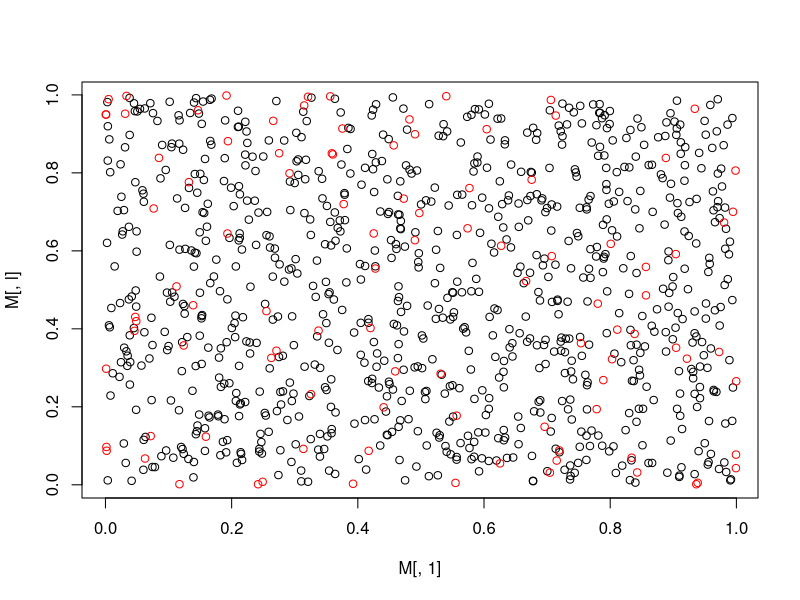
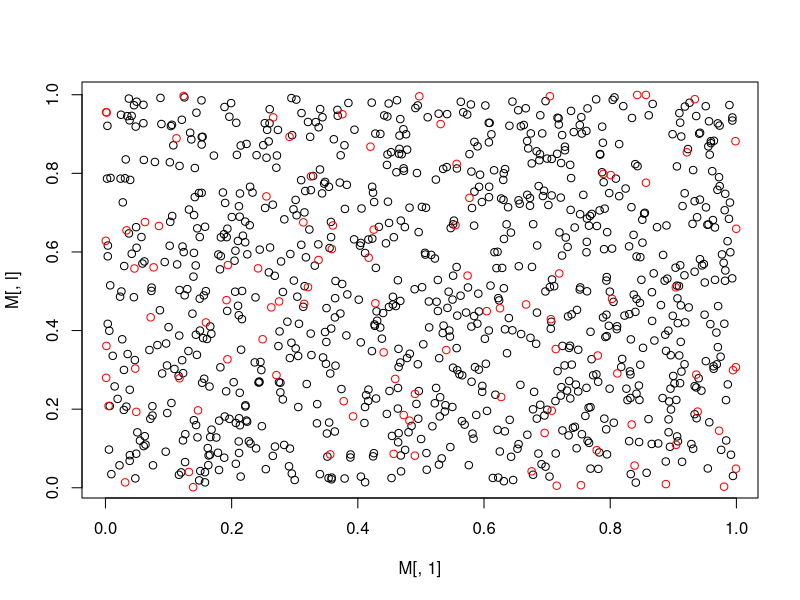
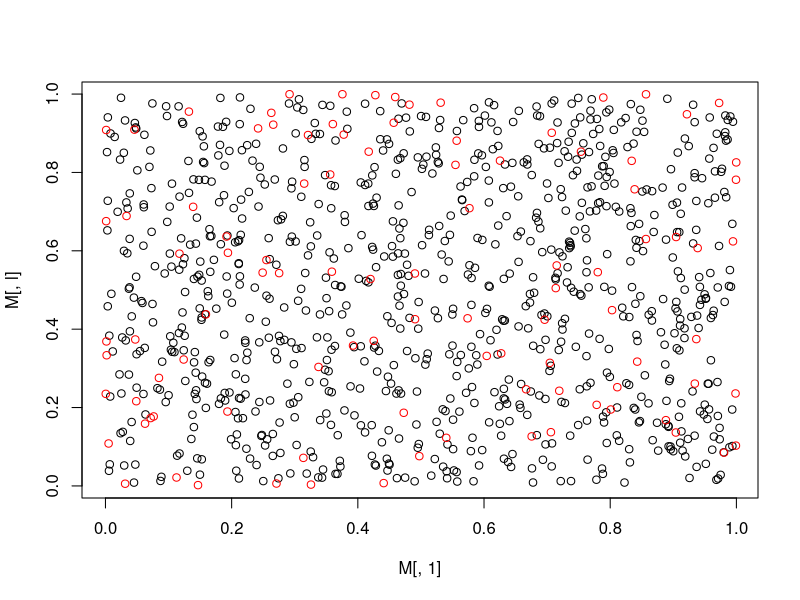
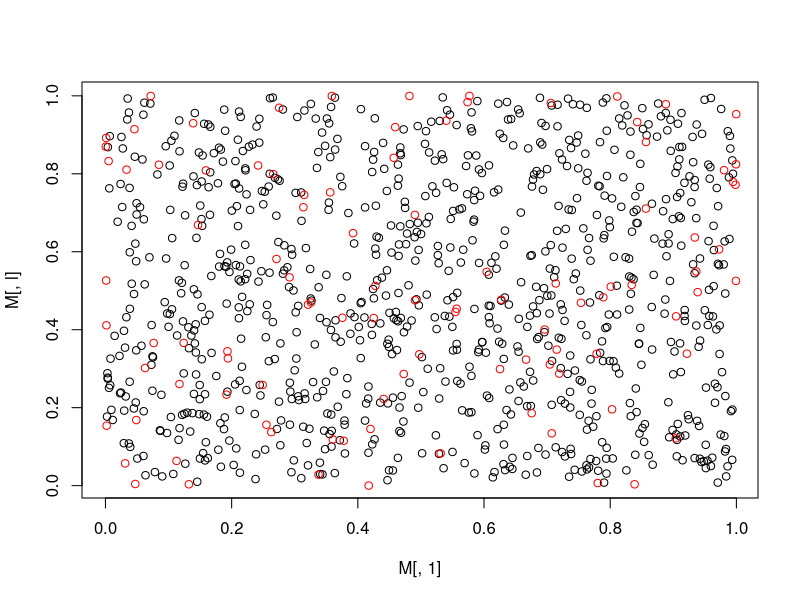
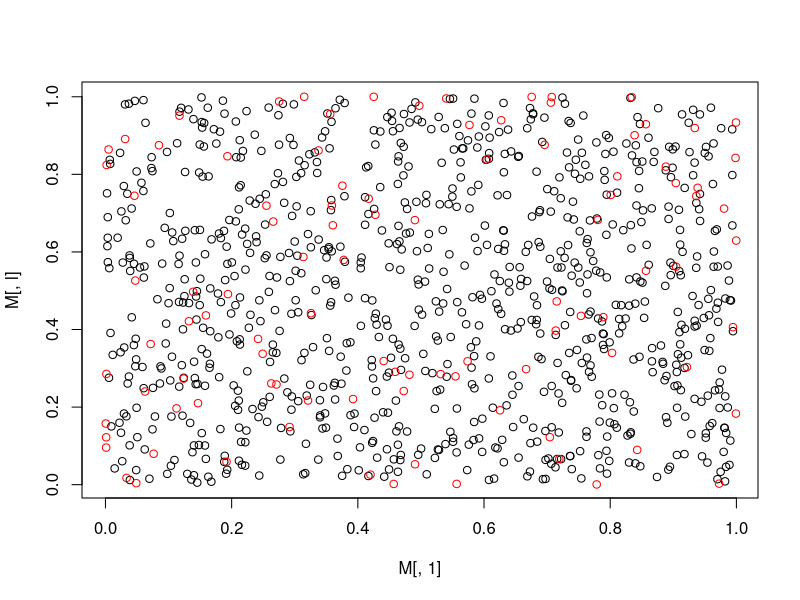
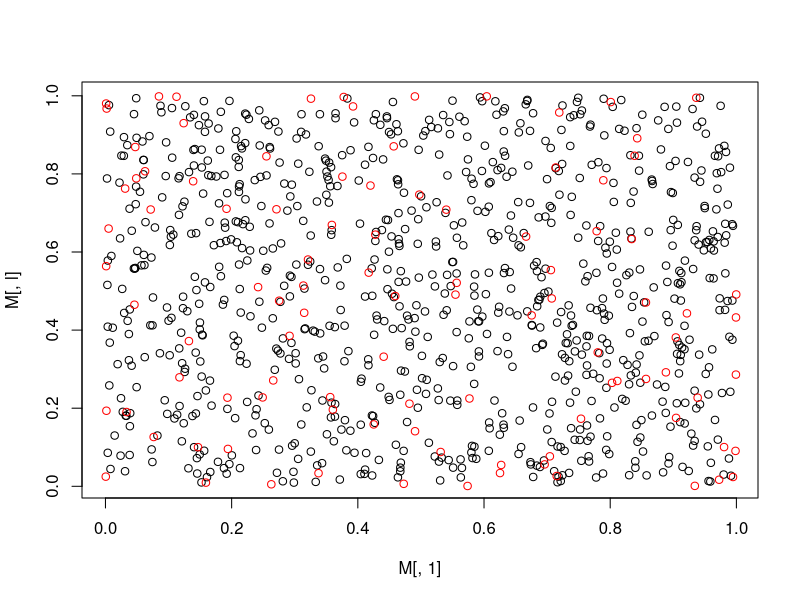
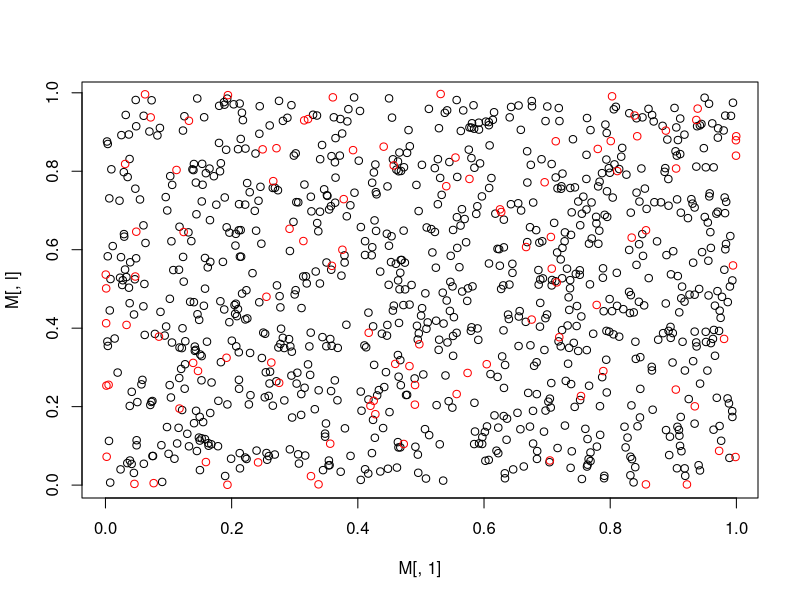
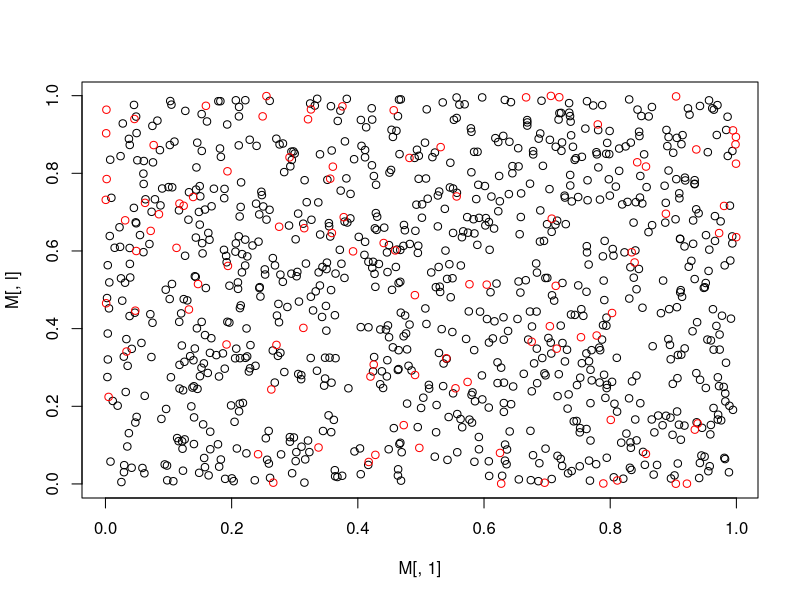

The R source for these figures, in order: (Note: this script raises an error after producing the figures.)
## ---- chunk 1
knitr::opts_chunk$set(echo = TRUE)
## ---- chunk 2
# make the variables for the problem

m = 10
n = 1000
k = 100


if (k >= n)
{
  print('error: k must be less than n.')
}

M = matrix(runif(n*m), nrow = n)
newM = matrix(0*1:m, nrow = 1)


for (i in 1:m) # iterate over rows
{

  MCheck = M[,i] # vector we're checking over: ith col of M
  
  for (j in 1:ceiling(k/(2*m)))
  {
    maxRowInd = which.max(MCheck)[1] #find max row
    newMRow = M[maxRowInd,] #assign row
    newM = rbind(newM, newMRow) #bind row to matrix
    M = M[-c(maxRowInd),] #delete row from data
    MCheck = MCheck[-maxRowInd] #delete index from search vector
    
  }
  
  MCheck = M[,i] #have to reassign outside loop in case anything broke
  
  for (j in 1:ceiling(k/(2*m)))
  {
    minRowInd = which.min(MCheck)[1]
    newMRow = M[minRowInd,]
    newM = rbind(newM, newMRow)
    M = M[-c(minRowInd),]
    MCheck = MCheck[-minRowInd]
  }
  
}
newM = newM[-1,] #delete initial row of zeroes




for (l in 2:m) #plots for comparison
{
  plot(M[,1],M[,l] )
  points(newM[,1],newM[,l],col = 'red')
    
}

## ---- chunk 3
#library(ggplot2)

n = 100


M1 = matrix(runif(n*n), ncol = n) #n^2 random entries 0,1
M2 = matrix(runif(n*n, 0, 100), ncol = n) #range from 0,100
M3 = matrix(runif(n*n, 10, 2000), ncol = n) #10,2000
M4 = matrix(runif(n*n, -500, 0), ncol = n) #-500,0
MN1 = matrix(runif(n*n*n*n), ncol = n) #n^4


cltTest <- function(m)
{
  newm = 0*(1:ncol(m))
  for (i in 1:ncol(m))
  {
    newm[i] = mean(m[,i])
  }
  hist(newm, breaks = 25)
  #return(newm)
}

# calling function to produce the results of the CLT test
cltTest(M1)
cltTest(M2)
cltTest(M3)
cltTest(M4)
cltTest(MN1)

## ---- chunk 4
#huber loss function part 1: "original" function

huber <- function(x)
{
  
  if (abs(x) < 1)
  {
    
    return( x^2 )
    
  } else {
    
    return( 2*abs(x) - 1 )
  
  }

}
#tests
print(huber(1))
print(huber(4))

## ---- chunk 5
huber <- function(x,a)
{
  
  if (abs(x) <= a)
  {
    
    return( x^2 )
    
  } else {
    
    return( 2*a*abs(x) - a^2 )
  
  }

}

print(huber(3,2))
print(huber(3,4))
## ---- chunk 6
huber <- function(x,a=1)
{
  
  if (abs(x) <= a)
  {
    
    return( x^2 )
    
  } else {
    
    return( 2*a*abs(x) - a^2 )
  
  }

}

print(huber(3))
## ---- chunk 7
print(huber(a = 1,x = 3))
print(huber(1,3))
## ---- chunk 8
huber <- function(x,a=1)
{
  n = length(x)
  out = ifelse(abs(x) <= rep(a,n), x*x, 2*a*abs(x) - a^2 )
  return(out)
  
}

print(huber(x = 1:6, a = 3))
## ---- chunk 9
#define variables
A = matrix(0*1:6, nrow = 2)
b = rep(1,2)
c = rep(2,3)

Ab = matrix(c(A[1,]*b[1], A[2,]*b[2]), nrow = 2)
Ac = matrix(c(A[,1]*c[1], A[,2]*c[2],A[,3]*c[3]), nrow = 3)

## ---- chunk 10
#a times c
AstarC = A*c
## ---- chunk 11
#this kind of product is often called the hadamard product
RowHadamard <- function(n,m,A,b)
{
  M = matrix(to_vec(for(i in 1:n) for(j in 1:m) A[i,j]*b[i]), nrow = n)
  return(M)
}
## ---- chunk 12
DotHadamard <- function(n,m,A,c)
{
  M = matrix(to_vec(for(i in 1:n) for(j in 1:m) A[i,j]*c[j]), nrow = n)
  return(M)
}
